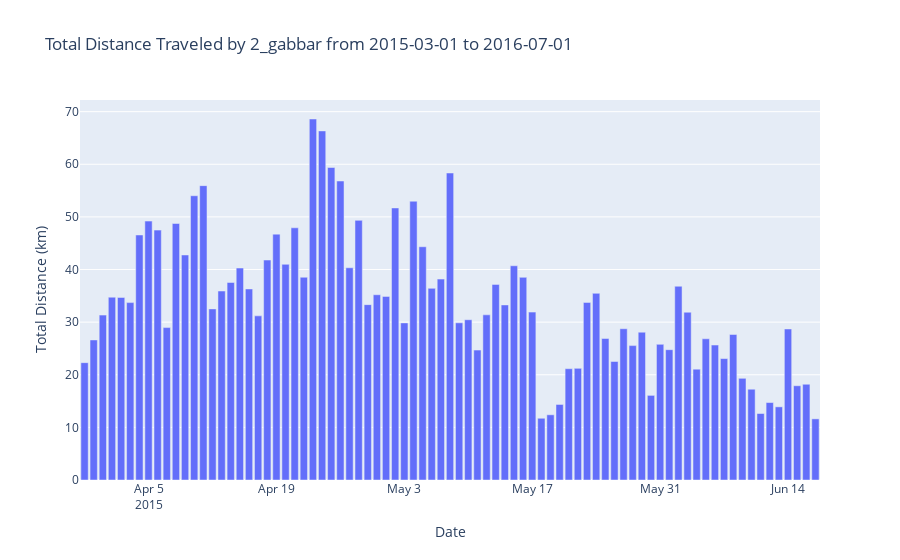

Write notebook code for a chart like this one.
### Code cell
import pandas as pd
import plotly.express as px

# Load the dataset
file_path = './insights/bird_speed_analysis.xlsx'
bird_data = pd.read_excel(file_path, engine='openpyxl')

# Convert timestamp to datetime format
bird_data['timestamp'] = pd.to_datetime(bird_data['start_time'])

# Function to filter data by date range and calculate total distance for a specific bird
def calculate_total_distance_by_interval(data, bird_id, start_date, end_date):
    # Filter data by bird identifier and date range
    filtered_data = data.loc[
        (data['individual-local-identifier'] == bird_id) &
        (data['timestamp'] >= start_date) &
        (data['timestamp'] <= end_date)
    ].copy()
    
    # Extract year, month, and day from the timestamp
    filtered_data['year'] = filtered_data['timestamp'].dt.year
    filtered_data['month'] = filtered_data['timestamp'].dt.month
    filtered_data['day'] = filtered_data['timestamp'].dt.day
    
    # Group by year, month, and day
    total_distance_per_interval = filtered_data.groupby(['year', 'month', 'day'])['distance_km'].sum().reset_index()
    
    return total_distance_per_interval

# Input values
bird_id = '2_gabbar'  #1_bill,2_gabbar,3_mogambo,4_godfather,5_rifle,6_tkbhai
start_date = '2015-03-01'  # Replace with the desired start date
end_date = '2016-07-01'  # Replace with the desired end date

# Get the filtered and calculated data
filtered_data = calculate_total_distance_by_interval(bird_data, bird_id, start_date, end_date)

# Create a date column using pd.to_datetime
filtered_data['date'] = pd.to_datetime(filtered_data[['year', 'month', 'day']])

# Plotting the data using Plotly
fig = px.bar(
    filtered_data,
    x='date',
    y='distance_km',
    labels={'distance_km': 'Total Distance (km)', 'date': 'Date'},
    title=f'Total Distance Traveled by {bird_id} from {start_date} to {end_date}'
)

# Customize the layout
fig.update_layout(
    xaxis_title='Date',
    yaxis_title='Total Distance (km)',
    showlegend=False,
)

# Show the plot
fig.show()

# Function to calculate total distance traveled by each bird within a date range
def calculate_total_distance_per_bird(data, start_date, end_date):
    # Filter data by date range
    filtered_data = data.loc[
        (data['timestamp'] >= start_date) &
        (data['timestamp'] <= end_date)
    ].copy()
    
    # Extract year and month from timestamp
    filtered_data['year'] = filtered_data['timestamp'].dt.year
    filtered_data['month'] = filtered_data['timestamp'].dt.month
    
    # Group by bird identifier, year, and month, then sum distances
    total_distance_per_bird = filtered_data.groupby(
        ['individual-local-identifier', 'year', 'month']
    )['distance_km'].sum().reset_index()
    
    return total_distance_per_bird

# Get the calculated data for the specific bird
distance_data = calculate_total_distance_per_bird(bird_data, start_date, end_date)
selected_bird_data = distance_data[distance_data['individual-local-identifier'] == bird_id]

# Print the total distance traveled by the selected bird for every month and year
print(f"Total distance traveled by bird '{bird_id}' from {start_date} to {end_date}:")
for _, row in selected_bird_data.iterrows():
    year = row['year']
    month = row['month']
    distance = row['distance_km']
    print(f"In {year}-{month:02d}: {distance:.2f} km")

# Function to calculate total distance traveled by each bird over a time range
def calculate_total_distance_by_bird(data, start_date, end_date):
    # Filter data by the specified date range
    filtered_data = data.loc[
        (data['timestamp'] >= start_date) &
        (data['timestamp'] <= end_date)
    ].copy()

    # Group by bird identifier and sum the distances
    total_distance_by_bird = filtered_data.groupby('individual-local-identifier')['distance_km'].sum().reset_index()
    
    return total_distance_by_bird

# Get the total distance traveled by each bird within the specified date range
total_distance_by_bird = calculate_total_distance_by_bird(bird_data, start_date, end_date)

# Print the total distance traveled by the selected bird only
selected_bird_total_distance = total_distance_by_bird[total_distance_by_bird['individual-local-identifier'] == bird_id]

if not selected_bird_total_distance.empty:
    total_distance = selected_bird_total_distance['distance_km'].values[0]
    print(f"Total distance traveled by bird '{bird_id}' from {start_date} to {end_date} is {total_distance:.2f} km.")
else:
    print(f"No data available for bird '{bird_id}' from {start_date} to {end_date}.")

### Figure 1 — Plotly figure (JSON) as saved in the notebook; plotly's stock layout.template omitted (floating-point values rounded to 4 significant figures)
{"data": [{"alignmentgroup": "True", "hovertemplate": "Date=%{x}<br>Total Distance (km)=%{y}<extra></extra>", "legendgroup": "", "marker": {"color": "#636efa", "pattern": {"shape": ""}}, "name": "", "offsetgroup": "", "orientation": "v", "showlegend": false, "textposition": "auto", "type": "bar", "x": ["2015-03-29T00:00:00", "2015-03-30T00:00:00", "2015-03-31T00:00:00", "2015-04-01T00:00:00", "2015-04-02T00:00:00", "2015-04-03T00:00:00", "2015-04-04T00:00:00", "2015-04-05T00:00:00", "2015-04-06T00:00:00", "2015-04-07T00:00:00", "2015-04-08T00:00:00", "2015-04-09T00:00:00", "2015-04-10T00:00:00", "2015-04-11T00:00:00", "2015-04-12T00:00:00", "2015-04-13T00:00:00", "2015-04-14T00:00:00", "2015-04-15T00:00:00", "2015-04-16T00:00:00", "2015-04-17T00:00:00", "2015-04-18T00:00:00", "2015-04-19T00:00:00", "2015-04-20T00:00:00", "2015-04-21T00:00:00", "2015-04-22T00:00:00", "2015-04-23T00:00:00", "2015-04-24T00:00:00", "2015-04-25T00:00:00", "2015-04-26T00:00:00", "2015-04-27T00:00:00", "2015-04-28T00:00:00", "2015-04-29T00:00:00", "2015-04-30T00:00:00", "2015-05-01T00:00:00", "2015-05-02T00:00:00", "2015-05-03T00:00:00", "2015-05-04T00:00:00", "2015-05-05T00:00:00", "2015-05-06T00:00:00", "2015-05-07T00:00:00", "2015-05-08T00:00:00", "2015-05-09T00:00:00", "2015-05-10T00:00:00", "2015-05-11T00:00:00", "2015-05-12T00:00:00", "2015-05-13T00:00:00", "2015-05-14T00:00:00", "2015-05-15T00:00:00", "2015-05-16T00:00:00", "2015-05-17T00:00:00", "2015-05-18T00:00:00", "2015-05-19T00:00:00", "2015-05-20T00:00:00", "2015-05-21T00:00:00", "2015-05-22T00:00:00", "2015-05-23T00:00:00", "2015-05-24T00:00:00", "2015-05-25T00:00:00", "2015-05-26T00:00:00", "2015-05-27T00:00:00", "2015-05-28T00:00:00", "2015-05-29T00:00:00", "2015-05-30T00:00:00", "2015-05-31T00:00:00", "2015-06-01T00:00:00", "2015-06-02T00:00:00", "2015-06-03T00:00:00", "2015-06-04T00:00:00", "2015-06-05T00:00:00", "2015-06-06T00:00:00", "2015-06-07T00:00:00", "2015-06-08T00:00:00", "2015-06-09T00:00:00", "2015-06-10T00:00:00", "2015-06-11T00:00:00", "2015-06-12T00:00:00", "2015-06-13T00:00:00", "2015-06-14T00:00:00", "2015-06-15T00:00:00", "2015-06-16T00:00:00", "2015-06-17T00:00:00"], "xaxis": "x", "y": [22.3, 26.62, 31.34, 34.74, 34.69, 33.71, 46.56, 49.2, 47.49, 28.96, 48.75, 42.76, 54.02, 55.94, 32.52, 35.91, 37.53, 40.28, 36.3, 31.19, 41.8, 46.73, 40.99, 47.93, 38.53, 68.6, 66.34, 59.39, 56.82, 40.33, 49.34, 33.33, 35.2, 34.89, 51.7, 29.86, 52.98, 44.33, 36.42, 38.18, 58.34, 29.87, 30.46, 24.69, 31.39, 37.18, 33.27, 40.71, 38.51, 31.91, 11.73, 12.39, 14.36, 21.15, 21.23, 33.75, 35.47, 26.88, 22.52, 28.74, 25.54, 28.09, 16.08, 25.78, 24.77, 36.82, 31.88, 21.06, 26.83, 25.64, 23.07, 27.65, 19.33, 17.26, 12.64, 14.72, 13.9, 28.7, 17.91, 18.2, 11.62], "yaxis": "y"}], "layout": {"barmode": "relative", "legend": {"tracegroupgap": 0}, "showlegend": false, "title": {"text": "Total Distance Traveled by 2_gabbar from 2015-03-01 to 2016-07-01"}, "xaxis": {"anchor": "y", "domain": [0, 1], "title": {"text": "Date"}}, "yaxis": {"anchor": "x", "domain": [0, 1], "title": {"text": "Total Distance (km)"}}}}
